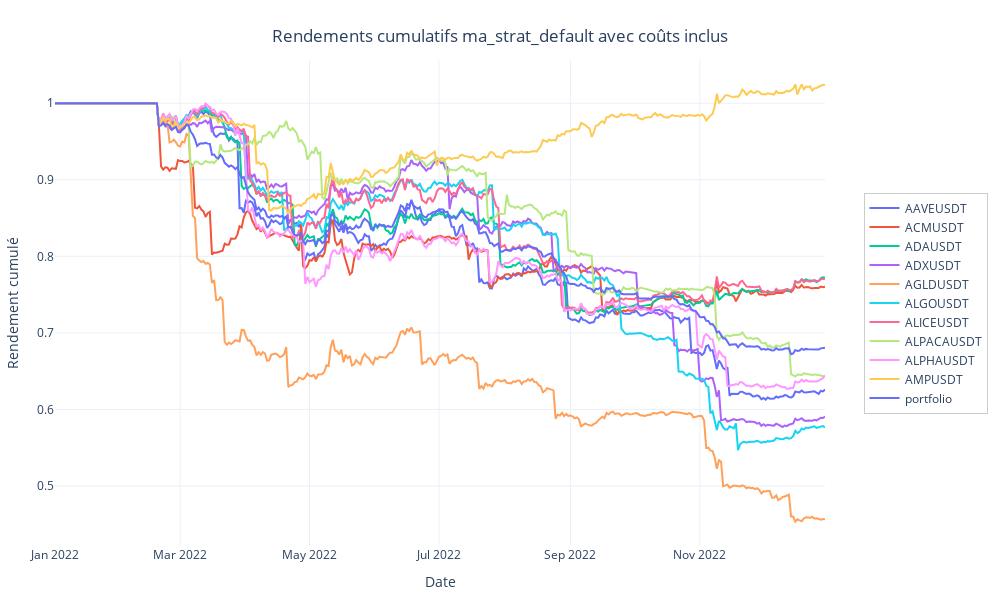

This figure's notebook cell:
### Code cell
# Graphique des différents actifs d'une stratégie précise avec possibilité d'inclusion de coûts 
manager.plot_strategy(strategy_name="ma_strat_default",backend=backend,include_costs=True)

### Figure 1 — Plotly figure (JSON) as saved in the notebook; plotly's stock layout.template omitted (floating-point values rounded to 4 significant figures; data arrays with more than 128 entries replaced by an {"elided": "..."} marker saying what was removed)
{"data": [{"mode": "lines", "name": "AAVEUSDT", "type": "scatter", "x": {"elided": "364 str values"}, "y": {"elided": "364 float values"}}, {"mode": "lines", "name": "ACMUSDT", "type": "scatter", "x": {"elided": "364 str values"}, "y": {"elided": "364 float values"}}, {"mode": "lines", "name": "ADAUSDT", "type": "scatter", "x": {"elided": "364 str values"}, "y": {"elided": "364 float values"}}, {"mode": "lines", "name": "ADXUSDT", "type": "scatter", "x": {"elided": "364 str values"}, "y": {"elided": "364 float values"}}, {"mode": "lines", "name": "AGLDUSDT", "type": "scatter", "x": {"elided": "364 str values"}, "y": {"elided": "364 float values"}}, {"mode": "lines", "name": "ALGOUSDT", "type": "scatter", "x": {"elided": "364 str values"}, "y": {"elided": "364 float values"}}, {"mode": "lines", "name": "ALICEUSDT", "type": "scatter", "x": {"elided": "364 str values"}, "y": {"elided": "364 float values"}}, {"mode": "lines", "name": "ALPACAUSDT", "type": "scatter", "x": {"elided": "364 str values"}, "y": {"elided": "364 float values"}}, {"mode": "lines", "name": "ALPHAUSDT", "type": "scatter", "x": {"elided": "364 str values"}, "y": {"elided": "364 float values"}}, {"mode": "lines", "name": "AMPUSDT", "type": "scatter", "x": {"elided": "364 str values"}, "y": {"elided": "364 float values"}}, {"mode": "lines", "name": "portfolio", "type": "scatter", "x": {"elided": "364 str values"}, "y": {"elided": "364 float values"}}], "layout": {"height": 600, "legend": {"bgcolor": "rgba(255, 255, 255, 0.8)", "bordercolor": "rgba(0, 0, 0, 0.2)", "borderwidth": 1, "orientation": "v", "x": 1.05, "xanchor": "left", "y": 0.5, "yanchor": "middle"}, "margin": {"b": 50, "l": 50, "r": 150, "t": 60}, "showlegend": true, "title": {"text": "Rendements cumulatifs ma_strat_default avec coûts inclus", "x": 0.5, "y": 0.95}, "width": 1000, "xaxis": {"title": {"text": "Date"}}, "yaxis": {"title": {"text": "Rendement cumulé"}}}}
